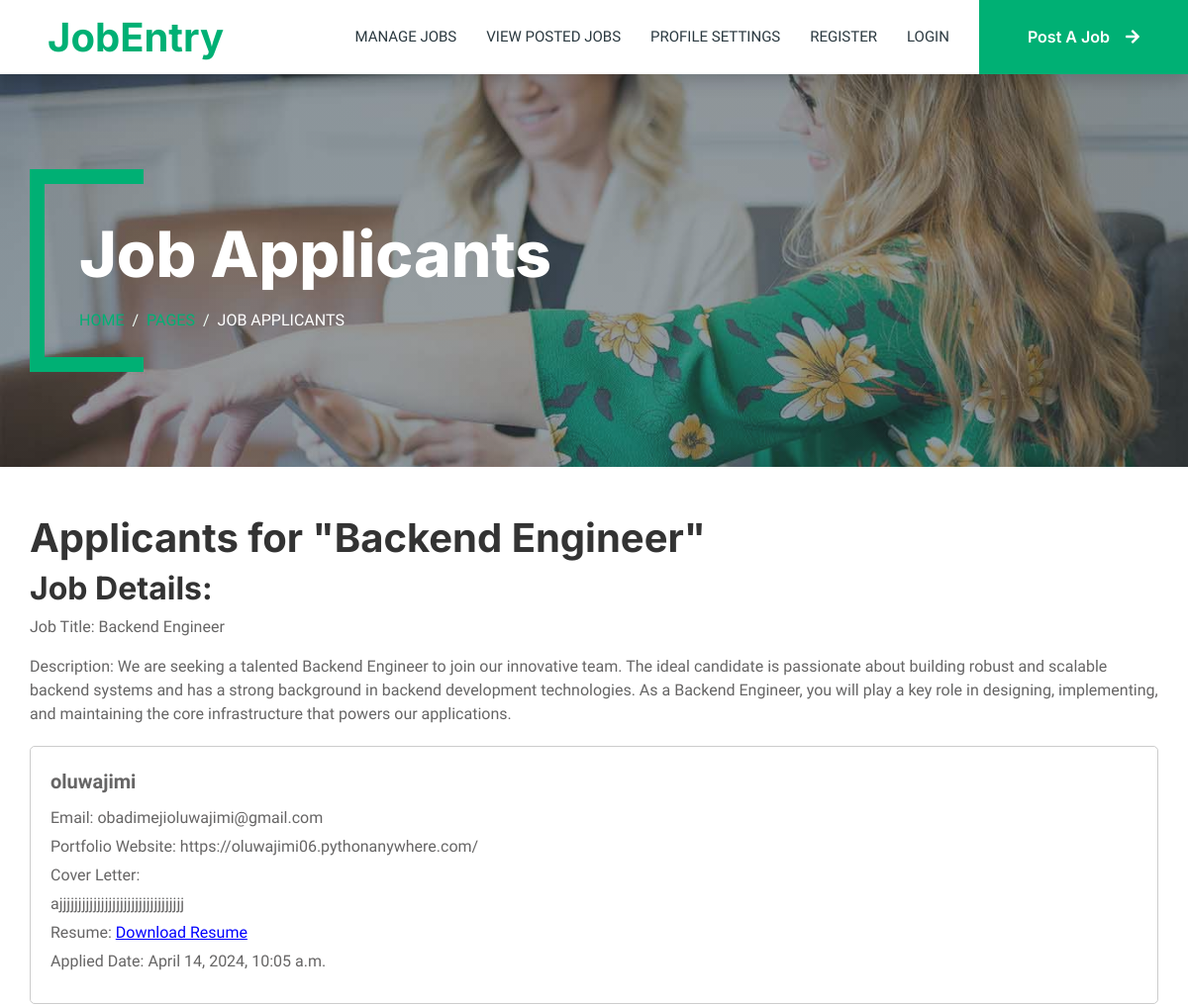
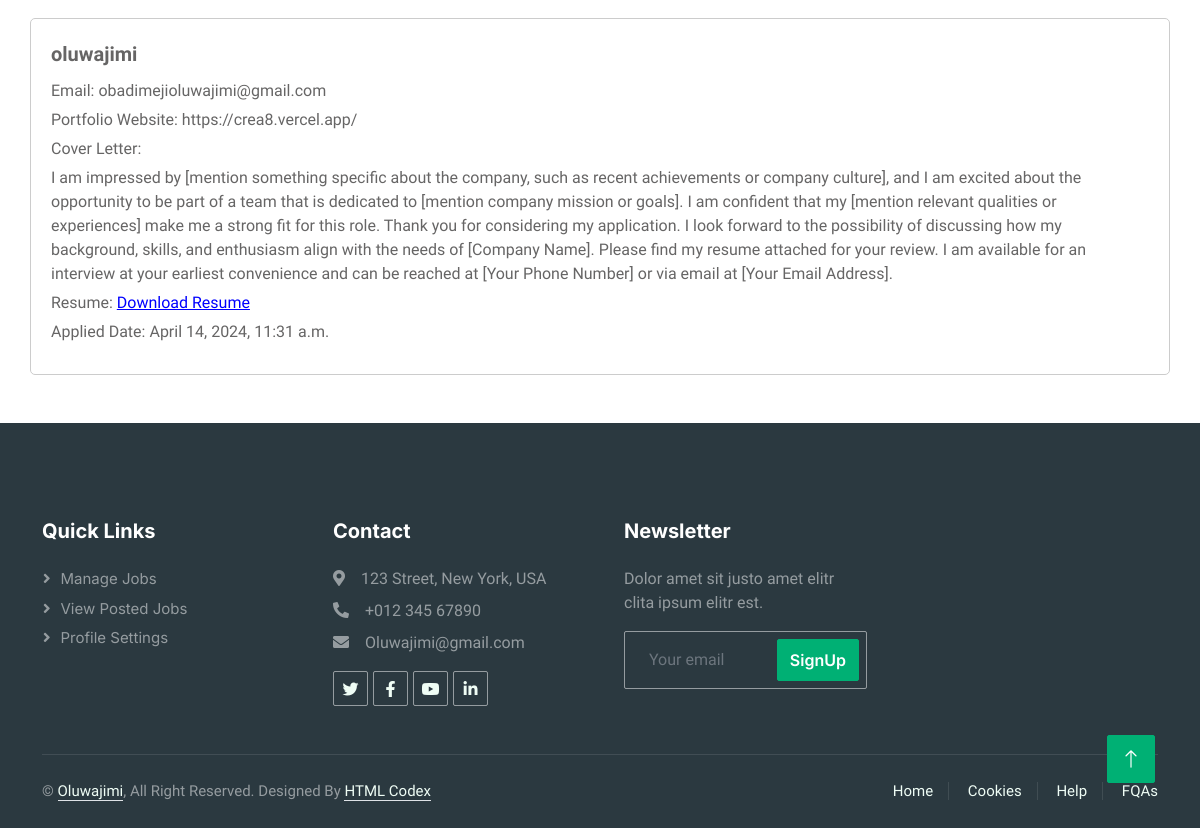
Screenshot of /jobs/job/3/applicants/ with the database file from the repository (2 pictures, top to bottom).
### jobs/models.py (models this page shows, shortened)
class Job(models.Model):
    JOB_TYPE_CHOICES = [
        ('Onsite', 'Onsite'),
        ('Remote', 'Remote'),
        ('Hybrid', 'Hybrid'),
        ('Part-time', 'Part-time'),
        ('Full-time', 'Full-time'),
        ('Internship', 'Internship'),
    ]
    CATEGORY_CHOICES = [
        ('Marketing', 'Marketing'),
        ('Customer Service', 'Customer Service'),
        ('Human Resource', 'Human Resource'),
        ('Project Management', 'Project Management'),
        ('Software Development', 'Software Development'),
        ('Sales & Communication', 'Sales & Communication'),
        ('Teaching & Education', 'Teaching & Education'),
        ('Design & Creative', 'Design & Creative'),
    ]
    company_logo = models.ImageField(upload_to='company_logos/')
    company_name = models.CharField(max_length=100,default='Unknown')
    job_title = models.CharField(max_length=100)
    job_description = models.TextField()
    job_type = models.CharField(max_length=50, choices=JOB_TYPE_CHOICES)
    salary_range = models.CharField(max_length=100)
    application_deadline = models.DateField()
    responsibility = models.TextField()
    qualifications = models.TextField()
    company_details = models.TextField()
    location = models.CharField(max_length=100, default='Unknown')  # New field for location
    posted_by = models.ForeignKey(settings.AUTH_USER_MODEL, on_delete=models.CASCADE)
    posted_date = models.DateTimeField(auto_now_add=True)  # Added field for date
    category = models.CharField(max_length=50, choices=CATEGORY_CHOICES)  # Added field for category
    saved_by = models.ManyToManyField(User, related_name='saved_jobs', blank=True)

class JobApplication(models.Model):
    job = models.ForeignKey('Job', on_delete=models.CASCADE)
    user = models.ForeignKey(User, on_delete=models.CASCADE)
    name = models.CharField(max_length=100)
    email = models.EmailField()
    portfolio_website = models.URLField(blank=True, null=True)
    cover_letter = models.TextField()
    resume = models.FileField(upload_to='resumes/')
    applied_date = models.DateTimeField(auto_now_add=True)

### jobs/views.py (the view)
# urls.py: path('job/<int:job_id>/applicants/',views.view_applicants, name='view_applicants'),
def view_applicants(request, job_id):
    job = get_object_or_404(Job, pk=job_id)
    job_applications = JobApplication.objects.filter(job=job)
    return render(request, 'job/view_applicants.html', {'job': job, 'job_applications': job_applications})

### templates/job/view_applicants.html (shortened to what this page needs)
{%extends 'sitepages/base2.html' %}
{%load static%}
{%block homepage_content%}
<div class="container-xxl py-5 bg-dark page-header mb-5">
    <div class="container my-5 pt-5 pb-4">
        <h1 class="display-3 text-white mb-3 animated slideInDown">Job Applicants</h1>
        <nav aria-label="breadcrumb">
            <ol class="breadcrumb text-uppercase">
                <li class="breadcrumb-item"><a href="#">Home</a></li>
                <li class="breadcrumb-item"><a href="#">Pages</a></li>
                <li class="breadcrumb-item text-white active" aria-current="page">Job Applicants</li>
            </ol>
        </nav>
    </div>
</div>
<div class="job-applications">
    <div class="job-details">
        <h1>Applicants for "{{ job.job_title }}"</h1>
        <h2>Job Details:</h2>
        <p>Job Title: {{ job.job_title }}</p>
        <p>Description: {{ job.job_description }}</p>
    </div>
    <div class="applicants-list">
        {% for application in job_applications %}
            <div class="applicant-item">
                <div class="applicant-name">{{ application.name }}</div>
                <div class="applicant-info">
                    <p>Email: {{ application.email }}</p>
                    <p>Portfolio Website: {{ application.portfolio_website }}</p>
                    <p>Cover Letter:</p>
                    <p>{{ application.cover_letter }}</p>
                    <p>Resume: <a class="resume-link" href="{{ application.resume.url }}">Download Resume</a></p>
                    <p>Applied Date: {{ application.applied_date }}</p>
                </div>
            </div>
        {% empty %}
            <p>No applicants found.</p>
        {% endfor %}
    </div>
</div>
{%endblock%}

### static/css/style.css (style rules this page uses)
:root { --primary: #00B074; --secondary: #2B9BFF; --light: #EFFDF5; --dark: #2B3940; }
.header-carousel .container, .page-header .container { position: relative; padding: 45px 0 45px 35px; border-left: 15px solid var(--primary); }
.header-carousel .container::before, .header-carousel .container::after, .page-header .container::before, .page-header .container::after { position: absolute; content: ""; top: 0; left: 0; width: 100px; height: 15px; background: var(--primary); }
.header-carousel .container::after, .page-header .container::after { top: 100%; margin-top: -15px; }
.page-header { background: linear-gradient(rgba(43, 57, 64, .5), rgba(43, 57, 64, .5)), url(../img/carousel-1.jpg) center center no-repeat; background-size: cover; }
.breadcrumb-item + .breadcrumb-item::before { color: var(--light); }

### templates/job/view_applicants.html (style rules this page uses)
h1, h2, h3 { color: #333; }
.job-details { margin-bottom: 20px; }
.applicants-list { list-style-type: none; padding: 0; }
.applicant-item { border: 1px solid #ccc; border-radius: 5px; padding: 20px; margin-bottom: 20px; }
.applicant-name { font-size: 20px; font-weight: bold; margin-bottom: 10px; }
.applicant-info { margin-bottom: 10px; }
.applicant-info p { margin: 5px 0; }
.resume-link { color: blue; text-decoration: underline; }
.job-applications { margin: 30px; }

### rows the page displays
Job: job_title "Backend Engineer", job_description "We are seeking a talented Backend Engineer to join our innovative team. The ideal candidate is passionate about building robust and scalable backend systems and has a strong background in backend development technologies. As a Backend Engineer, you will play a key role in designing, implementing, and maintaining the core infrastructure that powers our applications."
JobApplication: name "oluwajimi", email "obadimejioluwajimi@gmail.com", portfolio_website "https://oluwajimi06.pythonanywhere.com/", cover_letter "ajjjjjjjjjjjjjjjjjjjjjjjjjjjjjjjjj", applied_date "April 14, 2024, 10:05 a.m."
JobApplication: name "oluwajimi", email "obadimejioluwajimi@gmail.com", portfolio_website "https://crea8.vercel.app/", cover_letter "I am impressed by [mention something specific about the company, such as recent achievements or company culture], and I am excited about the opportunity to be part of a team that is dedicated to [mention company mission or goals]. I am confident that my [mention relevant qualities or experiences] make me a strong fit for this role. Thank you for considering my application. I look forward to the possibility of discussing how my background, skills, and enthusiasm align with the needs of [Company Name]. Please find my resume attached for your review. I am available for an interview at your earliest convenience and can be reached at [Your Phone Number] or via email at [Your Email Address].", applied_date "April 14, 2024, 11:31 a.m."
